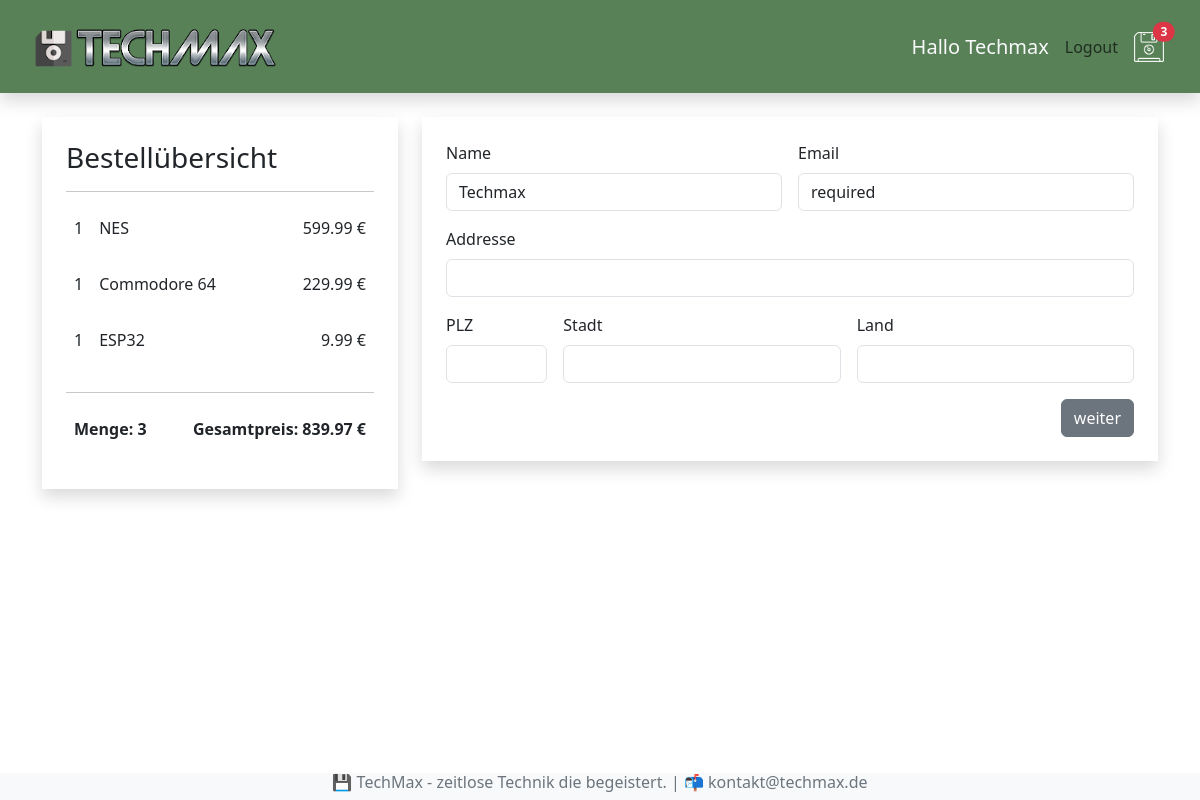
Page /kasse/ (signed in) on the earlier database version.
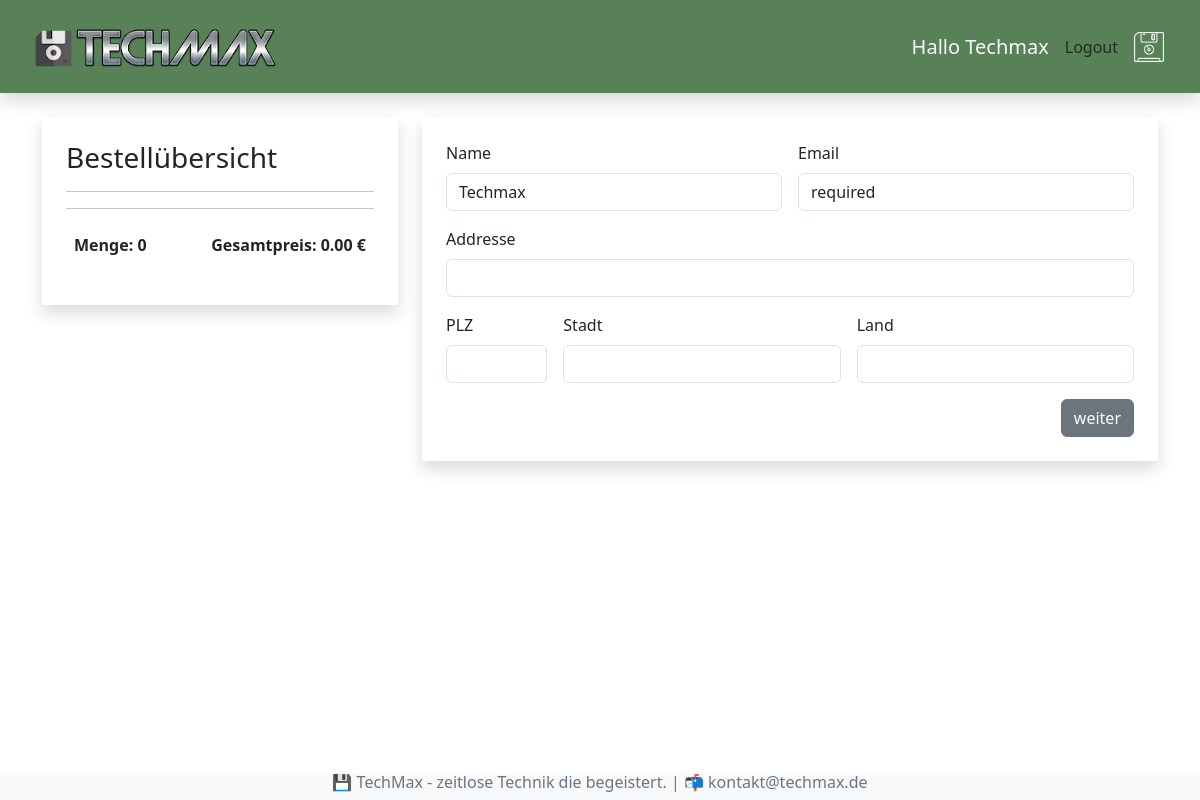
Same page on the later database version.
### shop/models.py (models this page shows, shortened)
class BestellteArtikel(models.Model):
    artikel = models.ForeignKey(Artikel, on_delete=models.SET_NULL, null=True, blank=True)
    bestellung = models.ForeignKey(Bestellung, on_delete=models.SET_NULL, null=True, blank=True)
    menge = models.IntegerField(default=0, null=True, blank=True)
    datum = models.DateTimeField(auto_now_add=True)
    @property
    def get_summe(self):
        summe = self.artikel.preis * self.menge
        return summe

class Artikel(models.Model):
    name = models.CharField(max_length=200, null=True)
    beschreibung = models.TextField(null=True, blank=True)
    preis = models.DecimalField(max_digits=6, decimal_places=2)
    bild = models.ImageField(null=True, blank=True)

class Bestellung(models.Model):
    kunde = models.ForeignKey(Kunde, on_delete=models.SET_NULL, null=True, blank=True)
    bestelldatum = models.DateTimeField(auto_now_add=True)
    erledigt = models.BooleanField(default=False, null=True, blank=True)
    auftrags_id = models.CharField(max_length=200, null=200)
    @property
    def get_gesamtpreis(self):
        bestellteartikels = self.bestellteartikel_set.all()
        gesamtpreis = sum(artikel.get_summe for artikel in bestellteartikels)
        return gesamtpreis
    @property
    def get_gesamtmenge(self):
        bestellteartikels = self.bestellteartikel_set.all()
        gesamtmenge = sum(artikel.menge for artikel in bestellteartikels)
        return gesamtmenge

### shop/views.py (the view)
# urls.py: path('kasse/', views.kasse, name ="kasse"),
def kasse(request):
    if request.user.is_authenticated:
        kunde = request.user.kunde
        bestellung, created = Bestellung.objects.get_or_create(kunde=kunde, erledigt=False)
        artikels = bestellung.bestellteartikel_set.all()
    else:
        artikels = []
        bestellung = []
    ctx = {"artikels":artikels, "bestellung":bestellung}
    return render(request, 'shop/kasse.html', ctx)

### shop/context_processors.py (called while the page is built)
def warenkorb_anzahl(request):
    if request.user.is_authenticated:
        kunde = request.user.kunde
        bestellung, created = Bestellung.objects.get_or_create(kunde=kunde, erledigt=False)
        if bestellung:
            menge = bestellung.get_gesamtmenge
        else:
            menge = 0
    else:
        menge = 0
    return {'menge': menge}

### shop/templates/shop/kasse.html (shortened to what this page needs)
{% extends 'shop/index.html' %}
{% block content %}
    <div class="row mt-4">
        <div class="col-4">
            <div class="shadow p-4">
                <h3>Bestellübersicht</h3>
                <hr>
                {% for artikel in artikels %}
                <div class="d-flex">
                    <p class="p-2">{{artikel.menge}}</p>
                    <p class="me-auto p-2">{{artikel.artikel.name}}</p>
                    <p class="p-2">{{artikel.get_summe|floatformat:2}} €</p>
                </div>
                {% endfor %}
                <hr>
                <div class="d-flex">
                    <p class="me-auto fw-bold p-2">Menge: {{bestellung.get_gesamtmenge}}</p>
                    <p class="fw-bold p-2">Gesamtpreis: {{bestellung.get_gesamtpreis|floatformat:2}} €</p>
                </div>
            </div>
        </div>
        <div class="col-8">
            <div class="shadow p-4">
                <form id="formular" class="row g-3">
                    <div class="col-md-6">
                      <label for="inputName" class="form-label">Name</label>
                      <input type="text" class="form-control" id="inputName" value={{request.user|title}} required>
                    </div>
                    <div class="col-md-6">
                        <label for="inputEmail" class="form-label">Email</label>
                        <input type="email" class="form-control" id="inputEmail" value={{request.user.email}} required>
                    </div>
                    <div class="col-12">
                      <label for="inputAddress" class="form-label">Addresse</label>
                      <input type="text" class="form-control" id="inputAdresse" required>
                    </div>
                    <div class="col-md-2">
                        <label for="inputPlz" class="form-label">PLZ</label>
                        <input type="text" class="form-control" id="inputPlz" required>
                      </div>
                    <div class="col-md-5">
                      <label for="inputStadt" class="form-label">Stadt</label>
                      <input type="text" class="form-control" id="inputStadt" required>
                    </div>
                    <div class="col-md-5">
                        <label for="inputLand" class="form-label">Land</label>
                        <input type="text" class="form-control" id="inputLand" required>
                      </div>
                    <div class="col-12 d-flex justify-content-end">
                      <button type="submit" id="formular-button" class="btn btn-secondary">weiter</button>
                    </div>
                  </form>
            </div>
        </div>
    </div>
{% endblock content %}

### shop/templates/shop/menu.html
{% load static %}
<nav class="navbar shadow sticky-top p-3 mb-4" style="background-color: #588157;">
    <div class="container-fluid">
      <a class="navbar-brand link-light" href="{% url 'shop' %}"><img src="{% static 'bilder/logo.png' %}" alt=""></a>
        <div class="navbar-nav">
            <div class="d-flex align-items-center">
          {% if request.user.is_authenticated %}
          <h5 class="text-light m-2">Hallo {{request.user|title}}</h5>
          <a class="nav-link btn btn-light p-2" href="{% url 'logout' %}">Logout</a>
          {% else %}
          <a class="nav-link btn btn-light p-2" href="{% url 'login' %}">Login</a>
          {% endif %}
          <a class="nav-link link-light p-2" href="{% url 'warenkorb' %}"><img src="{% static 'bilder/floppy.png' %}" alt="">
          {% if menge >= 1 %}
            <span class="badge rounded-pill bg-danger position-absolute top-25 start-25 translate-middle">{{menge}}</span>
          {% endif %}
          </a>
            </div>
        </div>
    </div>
  </nav>

Differences in the rows shown:
removed BestellteArtikel: menge "1", artikel.name "NES", get_summe "599.99"
removed BestellteArtikel: menge "1", artikel.name "Commodore 64", get_summe "229.99"
no longer on this page (row unchanged): BestellteArtikel: menge "1", artikel.name "ESP32", get_summe "9.99"
no longer on this page (row edited): Bestellung: get_gesamtmenge "3", get_gesamtpreis "839.97"
added Bestellung: get_gesamtmenge "0", get_gesamtpreis "0.00"
Other differences:
{{ menge }}: "3" → (not shown)
